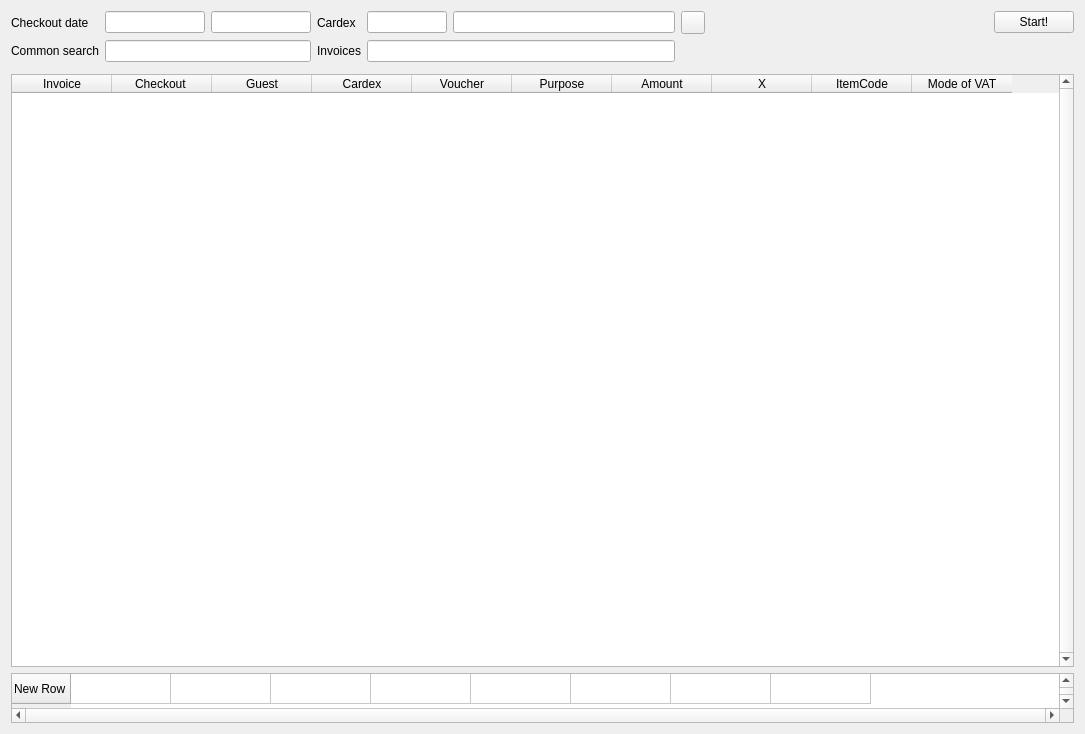
<?xml version="1.0" encoding="UTF-8"?>
<ui version="4.0">
 <class>WTaxAttack</class>
 <widget class="QWidget" name="WTaxAttack">
  <property name="geometry">
   <rect>
    <x>0</x>
    <y>0</y>
    <width>1085</width>
    <height>734</height>
   </rect>
  </property>
  <property name="windowTitle">
   <string>Form</string>
  </property>
  <layout class="QVBoxLayout" name="verticalLayout">
   <item>
    <widget class="QWidget" name="widget" native="true">
     <layout class="QGridLayout" name="gridLayout">
      <property name="leftMargin">
       <number>0</number>
      </property>
      <property name="topMargin">
       <number>0</number>
      </property>
      <property name="rightMargin">
       <number>0</number>
      </property>
      <property name="bottomMargin">
       <number>0</number>
      </property>
      <item row="0" column="8">
       <widget class="QPushButton" name="btnPrintTax">
        <property name="text">
         <string>Start!</string>
        </property>
        <property name="icon">
         <iconset resource="res.qrc">
          <normaloff>:/images/printer.png</normaloff>:/images/printer.png</iconset>
        </property>
       </widget>
      </item>
      <item row="0" column="3">
       <widget class="QLabel" name="label_2">
        <property name="text">
         <string>Cardex</string>
        </property>
       </widget>
      </item>
      <item row="0" column="5">
       <widget class="EQLineEdit" name="leCardexName">
        <property name="maximumSize">
         <size>
          <width>250</width>
          <height>16777215</height>
         </size>
        </property>
        <property name="readOnly">
         <bool>true</bool>
        </property>
       </widget>
      </item>
      <item row="0" column="4">
       <widget class="EQLineEdit" name="leCardex">
        <property name="maximumSize">
         <size>
          <width>80</width>
          <height>16777215</height>
         </size>
        </property>
       </widget>
      </item>
      <item row="0" column="1">
       <widget class="EDateEdit" name="deStart">
        <property name="maximumSize">
         <size>
          <width>100</width>
          <height>16777215</height>
         </size>
        </property>
       </widget>
      </item>
      <item row="0" column="7">
       <spacer name="horizontalSpacer">
        <property name="orientation">
         <enum>Qt::Horizontal</enum>
        </property>
        <property name="sizeHint" stdset="0">
         <size>
          <width>283</width>
          <height>20</height>
         </size>
        </property>
       </spacer>
      </item>
      <item row="0" column="6">
       <widget class="QToolButton" name="btnRefresh">
        <property name="text">
         <string/>
        </property>
        <property name="icon">
         <iconset resource="res.qrc">
          <normaloff>:/images/refresh.png</normaloff>:/images/refresh.png</iconset>
        </property>
       </widget>
      </item>
      <item row="0" column="2">
       <widget class="EDateEdit" name="deEnd">
        <property name="maximumSize">
         <size>
          <width>100</width>
          <height>16777215</height>
         </size>
        </property>
       </widget>
      </item>
      <item row="0" column="0">
       <widget class="QLabel" name="label">
        <property name="text">
         <string>Checkout date</string>
        </property>
       </widget>
      </item>
      <item row="1" column="0">
       <widget class="QLabel" name="label_3">
        <property name="text">
         <string>Common search</string>
        </property>
       </widget>
      </item>
      <item row="1" column="1" colspan="2">
       <widget class="EQLineEdit" name="leSearch"/>
      </item>
      <item row="1" column="3">
       <widget class="QLabel" name="label_4">
        <property name="text">
         <string>Invoices</string>
        </property>
       </widget>
      </item>
      <item row="1" column="4" colspan="2">
       <widget class="EQLineEdit" name="leInvoice">
        <property name="maximumSize">
         <size>
          <width>16777215</width>
          <height>16777215</height>
         </size>
        </property>
       </widget>
      </item>
     </layout>
    </widget>
   </item>
   <item>
    <widget class="QWidget" name="widget_2" native="true">
     <layout class="QHBoxLayout" name="horizontalLayout_2">
      <property name="leftMargin">
       <number>0</number>
      </property>
      <property name="topMargin">
       <number>0</number>
      </property>
      <property name="rightMargin">
       <number>0</number>
      </property>
      <property name="bottomMargin">
       <number>0</number>
      </property>
     </layout>
    </widget>
   </item>
   <item>
    <widget class="EQTableWidget" name="tbl">
     <property name="contextMenuPolicy">
      <enum>Qt::CustomContextMenu</enum>
     </property>
     <property name="verticalScrollBarPolicy">
      <enum>Qt::ScrollBarAlwaysOn</enum>
     </property>
     <property name="horizontalScrollBarPolicy">
      <enum>Qt::ScrollBarAlwaysOff</enum>
     </property>
     <property name="editTriggers">
      <set>QAbstractItemView::NoEditTriggers</set>
     </property>
     <column>
      <property name="text">
       <string>Invoice</string>
      </property>
     </column>
     <column>
      <property name="text">
       <string>Checkout </string>
      </property>
     </column>
     <column>
      <property name="text">
       <string>Guest</string>
      </property>
     </column>
     <column>
      <property name="text">
       <string>Cardex</string>
      </property>
     </column>
     <column>
      <property name="text">
       <string>Voucher</string>
      </property>
     </column>
     <column>
      <property name="text">
       <string>Purpose</string>
      </property>
     </column>
     <column>
      <property name="text">
       <string>Amount</string>
      </property>
     </column>
     <column>
      <property name="text">
       <string>X</string>
      </property>
     </column>
     <column>
      <property name="text">
       <string>ItemCode</string>
      </property>
     </column>
     <column>
      <property name="text">
       <string>Mode of VAT</string>
      </property>
     </column>
    </widget>
   </item>
   <item>
    <widget class="EQTableWidget" name="tblt">
     <property name="minimumSize">
      <size>
       <width>0</width>
       <height>50</height>
      </size>
     </property>
     <property name="maximumSize">
      <size>
       <width>16777215</width>
       <height>50</height>
      </size>
     </property>
     <property name="verticalScrollBarPolicy">
      <enum>Qt::ScrollBarAlwaysOn</enum>
     </property>
     <property name="horizontalScrollBarPolicy">
      <enum>Qt::ScrollBarAlwaysOn</enum>
     </property>
     <property name="editTriggers">
      <set>QAbstractItemView::NoEditTriggers</set>
     </property>
     <attribute name="horizontalHeaderVisible">
      <bool>false</bool>
     </attribute>
     <row>
      <property name="text">
       <string>New Row</string>
      </property>
     </row>
     <column>
      <property name="text">
       <string>New Column</string>
      </property>
     </column>
     <column>
      <property name="text">
       <string>New Column</string>
      </property>
     </column>
     <column>
      <property name="text">
       <string>New Column</string>
      </property>
     </column>
     <column>
      <property name="text">
       <string>New Column</string>
      </property>
     </column>
     <column>
      <property name="text">
       <string>New Column</string>
      </property>
     </column>
     <column>
      <property name="text">
       <string>New Column</string>
      </property>
     </column>
     <column>
      <property name="text">
       <string>New Column</string>
      </property>
     </column>
     <column>
      <property name="text">
       <string>New Column</string>
      </property>
     </column>
    </widget>
   </item>
  </layout>
 </widget>
 <customwidgets>
  <customwidget>
   <class>EQTableWidget</class>
   <extends>QTableWidget</extends>
   <header location="global">eqtablewidget.h</header>
  </customwidget>
  <customwidget>
   <class>EQLineEdit</class>
   <extends>QLineEdit</extends>
   <header location="global">eqlineedit.h</header>
   <slots>
    <signal>customButtonClicked(bool)</signal>
   </slots>
  </customwidget>
  <customwidget>
   <class>EDateEdit</class>
   <extends>QLineEdit</extends>
   <header location="global">edateedit.h</header>
  </customwidget>
 </customwidgets>
 <resources>
  <include location="res.qrc"/>
 </resources>
 <connections/>
</ui>
